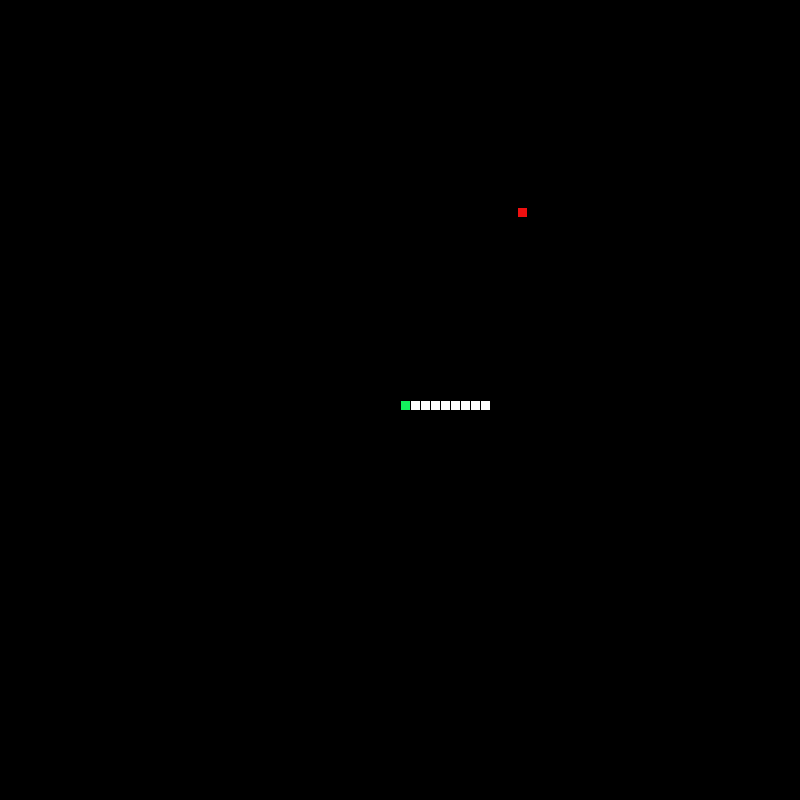
Frame 1 (no input)
Frame 60 (the mouse pressed at the canvas centre just before this capture): identical to frame 1, image omitted
Frame 120 (the mouse held since frame 60 and released just before this capture): identical to frame 1, image omitted

The Processing sketch that drew this single still picture (run headless with seeded random() and noise(); from frame 60 on, the mouse is pressed at the canvas centre):

// Processing sketch: LeagueSnake
// ── LeagueSnake.pde
//*
// ***** GAME VARIABLES *****
// All the game variables that will be shared by the game methods are here
//*
int UPP     = 1;
int DOWNN   = 2;
int LEFTT   = 3;
int RIGHTT  = 4;

int X_MAX = 800;
int Y_MAX = 800;

Snake snake ;
Food  food = new Food();


//*
// ***** SETUP METHODS *****
// These methods are called at the start of the game.
//*

void setup() {
  size(800, 800);
  snake = new Snake (X_MAX/2, Y_MAX/2, 8 );
}


void dropFood() {
  food.update();
}



//*
// ***** DRAW METHODS *****
// These methods are used to draw the snake and its food 
//*

void draw() {
  drawBackground();
  food.draw();
  snake.draw();
}

void drawBackground() {
  background(0, 0, 0);
}


//*
// ***** TAIL MANAGEMENT METHODS *****
// These methods make sure the tail is the correct length.
//*

void manageTail() {
  //After drawing the tail, add a new segment at the "start" of the tail and remove the one at the "end" 
  //This produces the illusion of the snake tail moving.
}

void checkTailCollision() {
  //If the snake crosses its own tail, shrink the tail back to one segment
}

// ***** CONTROL METHODS *****
// These methods are used to change what is happening to the snake


void keyPressed() {
  //Set the direction of the snake according to the arrow keys pressed
  if (key != CODED) {
  } else if (!isDirectionValid() )
  {
    // invalid direction
  } else if (!isBoundaryValid() )
  {
    // invalid.  Going past boundaries
  } else {
    if (keyCode == UP ) {
    snake.moveUp();
    } else if (keyCode == DOWN ) {
    snake.moveDown();
    } else if (keyCode == LEFT ) {
    snake.moveLeft();
    } else if (keyCode == RIGHT ) {
    snake.moveRight();
    }
    
    if (snake.hasEatenSelf() )
    {
      System.out.println( "***** GAME OVER****");
    }
    else if (hasSnakeFoundFood() ) {
      // eat and grow
      snake.eat();
      
      // replace food
      food.update();
    }
    

  }
}

boolean hasSnakeFoundFood()
{
  boolean found = false;
  if ( 
  /*
        ( snake.getLocationX()  == food.getLocationX() ) &&
        ( snake.getLocationY()  == food.getLocationY() )
  */
 // 
        // check X
        ( (snake.getLocationX()+5  >= food.getLocationX()) ||
          (snake.getLocationX()-5  <= food.getLocationX()) ) &&
          
        // now check Y
        ( (snake.getLocationY()+5  >= food.getLocationY()) ||
          (snake.getLocationY()-5  <= food.getLocationY()) ) 
//
      )
 
  {
    found = true;
  } else {
    snake.printXY();
    food.printXY();
  }
  
  return found; 
}

boolean isBoundaryValid() {
  boolean valid = false;
  if (keyCode == UP && snake.getLocationY() <= 0 )
  {
    // invalid
  } else if (keyCode == DOWN && snake.getLocationY() >= Y_MAX-Segment.SIZE)
  {
    // invalid
  } else if (keyCode == LEFT && snake.getLocationX() <= 0  )
  {
    // invalid
  } else if (keyCode == RIGHT && snake.getLocationX() >= X_MAX-Segment.SIZE )
  {
    // invalid
  } else
  {
    // since not any invalid case, then must valid
    valid = true;
  }
  return valid;
}

boolean isDirectionValid() {
  boolean valid = false;
  if (keyCode == UP && snake.getDirection() == DOWN)
  {
    // invalid
  } else if (keyCode == DOWN && snake.getDirection() == UP)
  {
    // invalid
  } else if (keyCode == LEFT && snake.getDirection() == RIGHT )
  {
    // invalid
  } else if (keyCode == RIGHT && snake.getDirection() == LEFT )
  {
    // invalid
  } else
  {
    // since not any invalid case, then must valid
    valid = true;
  }
  return valid;
}


void checkBoundaries() {
  //If the snake leaves the frame, make it reappear on the other side
}


void eat() {
  //When the snake eats the food, its tail should grow and more food appear
}

// ── Food.pde
class Food {

  final int FOOD_SIZE = 10;
  
  private int xLoc;
  private int yLoc;

// Add a constructor with parameters to initialize each variable.
  public Food() {
    update();
  }
  
  private void update( int x, int y) {
    xLoc = x;
    yLoc = y;
  }
  
  public void update() {
    // create random numner between X_MAX and Y_MAX, size of board, defined in LeagueSnake file
    // Note.  the method random returns a float.  So, need to convert to an int.
    update( (int)random(X_MAX), (int)random(Y_MAX));
  }
  
  public void draw() {
     fill( #EF1010 ); // red
     rect( xLoc, yLoc, FOOD_SIZE, FOOD_SIZE);
  }
  
 public int getLocationX() {
    return xLoc;
  }
  
  public int getLocationY() {
    return yLoc;
  }
  
  public void printXY()
  {
      System.out.println( "food: " + getLocationX() +  ", " + getLocationY() );
  }
}

// ── Segment.pde
class Segment {
  static final int SIZE = 10;

  public int xLoc = -1;
  public int yLoc = -1;
  //public int direction = LEFT;

// Add a constructor with parameters to initialize each variable.
  public Segment( int x, int y) {
    update( x, y );
  }
  
  public void update( int x, int y) {
    xLoc = x;
    yLoc = y;
 // System.out.println ("Segment.x: " + x );
 // System.out.println ("Segment.y: " + y );
  }
  
  /*
  public void setDirection( int direct ) {
    direction = direct;
  }
*/

}

// ── Snake.pde
class Snake {
  final int DEFAULT_SIZE = 10;

  private Segment head;
  private Segment[] tail;
  private int direction = LEFT;


  public Snake ( int x, int y ) {
    this( x, y, 10 );  // default size of snake
  }

  public Snake ( int x, int y, int size ) {

    head = createHead( x, y );
    tail = createTail( size );
  }

  private Segment createHead ( int x, int y ) {
    return new Segment( x, y );
  }


  private Segment[] createTail( int size ) {
    for (int ii = 0; ii < size; ii++ ) {
      addToTail();
    }
    return tail;
  }

  private void addToTail()
  {
    //  Need to create space for new Tail segment

    if (tail == null  || tail.length == 0 ) {
      // since no tail yet created, create one NOW
      tail = new Segment[1];
    } else {
      // we cannot just add to an already existing tail array, SO..., need to recreate with one size bigger
      //  *** Need to reimplement to use list as opposed to Array

      Segment[] temp = new Segment[ tail.length + 1];  // one size bigger
      // copy array
      for (int ii = 0; ii < tail.length; ii++ ) {
        temp[ ii ] = tail[ii]; // copy each tail segment to temp
      }
      // after all copied, now replace tail with new temp array
      tail = temp;
    }

    // now need to update last tail segment based on direction the snake is going
    int last = tail.length - 1;
    
    // get last segment, which maybe just the head.  We need its X and Y values to place correctly
    Segment nextToLast;
    if ( last == 0 ) {
       nextToLast = head;
    } else {
       nextToLast = tail[ last - 1 ];
    }

    if (direction == UP ) {
      tail[ last ]  = new Segment(nextToLast.xLoc, nextToLast.yLoc + Segment.SIZE);
    } else if (direction == DOWN ) {
      tail[ last ]  = new Segment(nextToLast.xLoc, nextToLast.yLoc - Segment.SIZE);
    } else if (direction == LEFT ) {
      tail[ last ]   = new Segment(nextToLast.xLoc + Segment.SIZE, nextToLast.yLoc);
    } else {
      tail[ last ]   = new Segment(nextToLast.xLoc - Segment.SIZE, nextToLast.yLoc);
    }
  }

  public void eat()
  {
    addToTail();
  }

  public boolean hasEatenSelf()
  {
    boolean eatenself = false;
    for (int ii = 0; ii < tail.length; ii++ )
    {
      if ( (head.xLoc  == tail[ii].xLoc) &&
           (head.yLoc == tail[ii].yLoc) )
      {
         eatenself = true;
      }
    }
    return eatenself;
  }
  public int getDirection() {
    return direction;
  }

  public int getLocationX() {
    return head.xLoc;
  }

  public int getLocationY() {
    return head.yLoc;
  }

  public void draw() {
    drawHead();
    drawTail();
  }

  private void drawHead() {
    fill( #13F25D );
    drawSegment( head.xLoc, head.yLoc );
  }

  private void drawTail() {
    fill( #FFFFFF );

    // loop thru the tail size, ad draw tail segments
    for ( int ii = 0; ii < tail.length; ii++ ) {
      if ( tail[ii] != null ) {
        drawSegment( tail[ii].xLoc, tail[ii].yLoc);
      }
    }
  }

  private void drawSegment( int x, int y )
  {
    // draw an individual segment at given x,y
    rect( x, y, Segment.SIZE, Segment.SIZE);
  }


  public void moveUp() {
    simulateMoveTail(); 
    head.yLoc -= Segment.SIZE;  // then update HEAD to Y point above
    direction = UP;
  }

  public void moveDown() {
    simulateMoveTail(); 
    head.yLoc += Segment.SIZE;  // then update HEAD to Y point below
    direction = DOWN;
  }

  public void moveLeft() {
    simulateMoveTail(); 
    head.xLoc -= Segment.SIZE;  // then update HEAD to X point Before
    direction = LEFT;
  }

  public void moveRight() {
    simulateMoveTail(); 
    head.xLoc += Segment.SIZE;  // then update HEAD to X point After
    direction = RIGHT;
  }


  private void simulateMoveTail() {
    // simulate moviing the tail first, by updating each segment to segment before
    // starting from the end of tail, reset each to its previous
    for ( int ii = tail.length-1; ii >= 1; ii-- ) {
      tail[ii].xLoc = tail[ii-1].xLoc;
      tail[ii].yLoc = tail[ii-1].yLoc;
    }

    // for first tail item, set to Heads position
    tail[0].xLoc = head.xLoc;
    tail[0].yLoc = head.yLoc;
  }
  
  
  public void printXY() {
    System.out.println( "snake: " + getLocationX() +  ", " + getLocationY() );
  }
  
  
  
 /*   
  private Segment [] temp (int size ) {

    Segment [] tt;
    if ( size <= 0 ) {
      tt = null;
    } else {
      // allocate the tail some segments
      tt = new Segment[size ];

      // init each tail segment location
      for (int ii = 0; ii < size; ii++ ) {

        // create and assigned a tail segment
        // Note.  New location horizontal to HEAD, moving to the left
        tt[ ii ] = new Segment(head.xLoc + ((ii+1)*Segment.SIZE), head.yLoc);
      }
    }
    return tt;
  } 
*/
}
